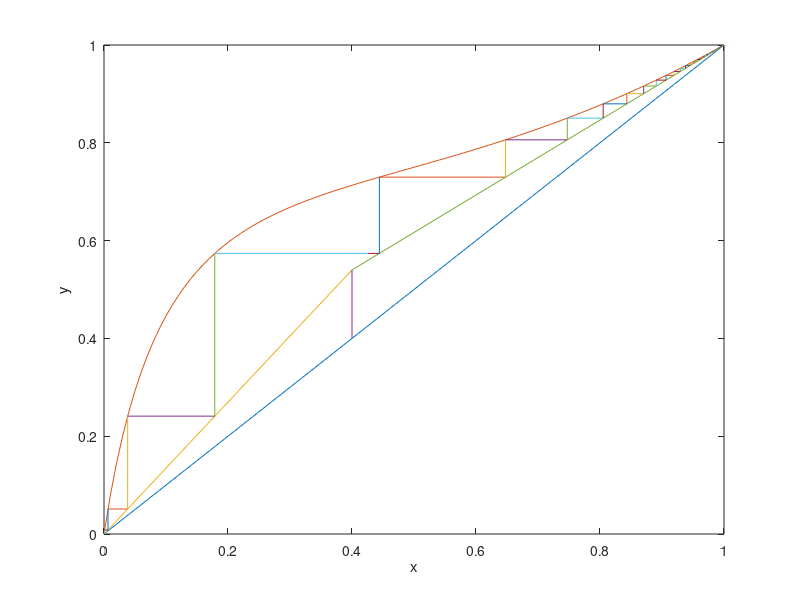

Source code (MATLAB):
a=9;
b=-6;
y=@(x)((9*x)/(1+8*x))-(0.6)*x*(1-x);
x=0:0.01:1;
yeq=zeros(1,101);
for i=1:1:101
    yeq(i)=y(x(i));
end
xb=0.001;
xd=0.999;

m=@(x)(9/((1+8*x)^2))-(0.6)*(1-2*x);

f=@(x)(m(x)-(y(x)-xd)/(x-xd));
xc=fsolve(f,0.990);

xf=0.4;
yf=m(xc)*(xf-xd)+xd;          %q=1;
mb=(yf-xb)/(xf-xb);         %slope of bottom operating line
mt=m(xc);         %slope of top operating line
r=mt/(1-mt);
s=1/(mb-1);
disp("minimum reflux ratio= "+r);
disp("minimum reboiler ratio= "+s);
%{
figure
plot(x,x);
hold on;
plot(x,yeq);
xlabel('x');
ylabel('y');
plot([xf; xb], [yf; xb]);
plot([xf; xf], [xf; yf]);
plot([xf; xd], [yf; xd]);
hold off;
%}

r=1.5*r;            %r=1.5*rmin
mt=r/(r+1);
yt=@(x)((mt*x)+(xd/(r+1)));        %equation of top operating line
yf=yt(xf);
mb=(yf-xb)/(xf-xb);
s=1/(mb-1);
xbl=@(y)(y+xb/s)/mb;            %equation of bottom operating line
xtl=@(y)(y-(xd/(r+1)))/mt; 
figure
plot(x,x);
hold on;
plot(x,yeq);
xlabel('x');
ylabel('y');
plot([xf; xb], [yf; xb]);
plot([xf; xf], [xf; yf]);
plot([xf; xd], [yf; xd]);

x1=xb;
y1=y(xb);
py1=x1;
c=0;
while x1<xf
    plot([x1; x1], [py1; y1]);
    plot([x1; xbl(y1)], [y1; y1]);
    c=c+1;
    py1=y1;
    x1=xbl(y1);
    y1=y(x1);
end
plot([x1; xtl(py1)], [py1; py1]);
x1=xtl(py1);
y1=y(x1);
while x1<xd
    plot([x1; x1], [py1; y1]);
    plot([x1; xtl(y1)], [y1; y1]);
    c=c+1;
    py1=y1;
    x1=xtl(y1);
    y1=y(x1);
end
hold off;
disp("number of stages with 1.5rmin= "+(c));
disp("Extra two stages for condenser and reboiler will be required");
clear;